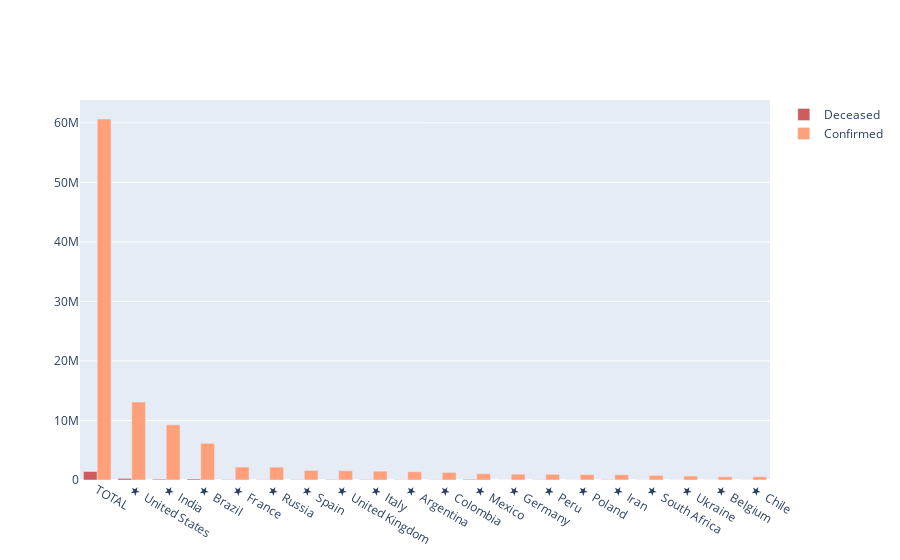

The notebook cell this image was saved under:
### Markdown cell above
#### Lets visualize the death toll in relation to total confirmed case

### Code cell
# lets visualize the death toll based on total confirmed case

import plotly.graph_objects as go


# for grouped barplot using Deceased numbers per country and total number of cases per country.

fig = go.Figure(data = [
go.Bar(
    x = world_df['Name'],
    y = world_df["Deceased"].head(20),
    name = "Deceased",
    marker_color = "indianred"
),
go.Bar(
    x = world_df['Name'],
    y = world_df['Confirmed'].head(20),
    name = 'Confirmed',
    marker_color = "lightsalmon"
)
])

# Here we modify the tickangle of the xaxis, resulting in rotated labels.
fig.update_layout(barmode='group')
fig.show()

### Figure 1 — Plotly figure (JSON) as saved in the notebook; plotly's stock layout.template omitted (floating-point values rounded to 4 significant figures; data arrays with more than 128 entries replaced by an {"elided": "..."} marker saying what was removed)
{"data": [{"marker": {"color": "indianred"}, "name": "Deceased", "type": "bar", "x": {"elided": "220 str values"}, "y": [1425006, 267924, 135261, 170769, 50618, 37538, 44037, 56533, 52028, 37432, 35860, 102739, 15381, 35727, 14988, 46207, 21201, 11492, 15938, 15138]}, {"marker": {"color": "lightsalmon"}, "name": "Confirmed", "type": "bar", "x": {"elided": "220 str values"}, "y": [60649357, 13104592, 9266697, 6166606, 2170097, 2162503, 1605066, 1557007, 1480874, 1381795, 1270991, 1060152, 983731, 954459, 924422, 894385, 775502, 661858, 561803, 544092]}], "layout": {"barmode": "group"}}
